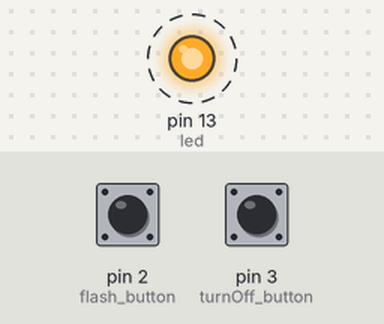
Recording of a sketch running on a simulated Arduino Uno, built with avr-gcc and run on an emulated ATmega328P. On the bench: output pins drawn as LEDs (lit = HIGH). Dashed ring = blinking. The inputs (shaded band) are chosen by the test bench; at power-on: pin 2 (flash_button) HIGH, pin 3 (turnOff_button) HIGH.

Above: at 0.2 s.
Timing chart, 0 to 3.0 s (numbered marks = the images above):
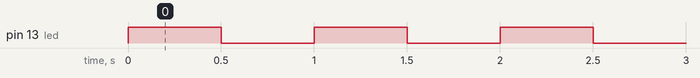

Measured:
- by itself, pin 13 (led): alternates HIGH for 0.50 s and LOW for 0.50 s

The sketch:

task_no.1.ino
```cpp
//
const int flash_button = 2;
const int turnOff_button = 3;
const int led = 13;
int b1 , b2;

void setup() {
  pinMode(flash_button, INPUT_PULLUP);
  pinMode(turnOff_button, INPUT_PULLUP);
  pinMode(led, OUTPUT);
}

void loop() {
  b1 = digitalRead(flash_button);
  b2 = digitalRead(turnOff_button);

  if ( b1 == LOW){
    digitalWrite(led,HIGH);
  }
  else if( b2 == LOW){
    digitalWrite(led,LOW);
  }
  else{
    digitalWrite(led,HIGH);
    delay(500);
    digitalWrite(led,LOW);
    delay(500);
  }

}
```
